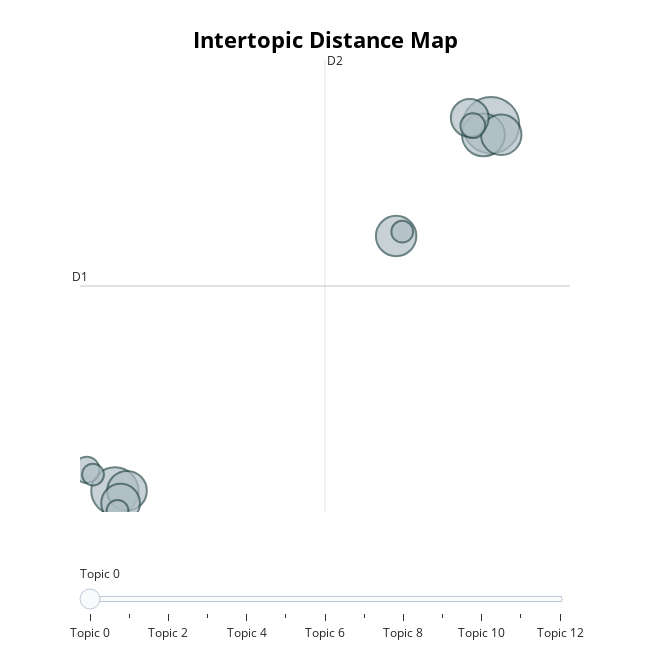
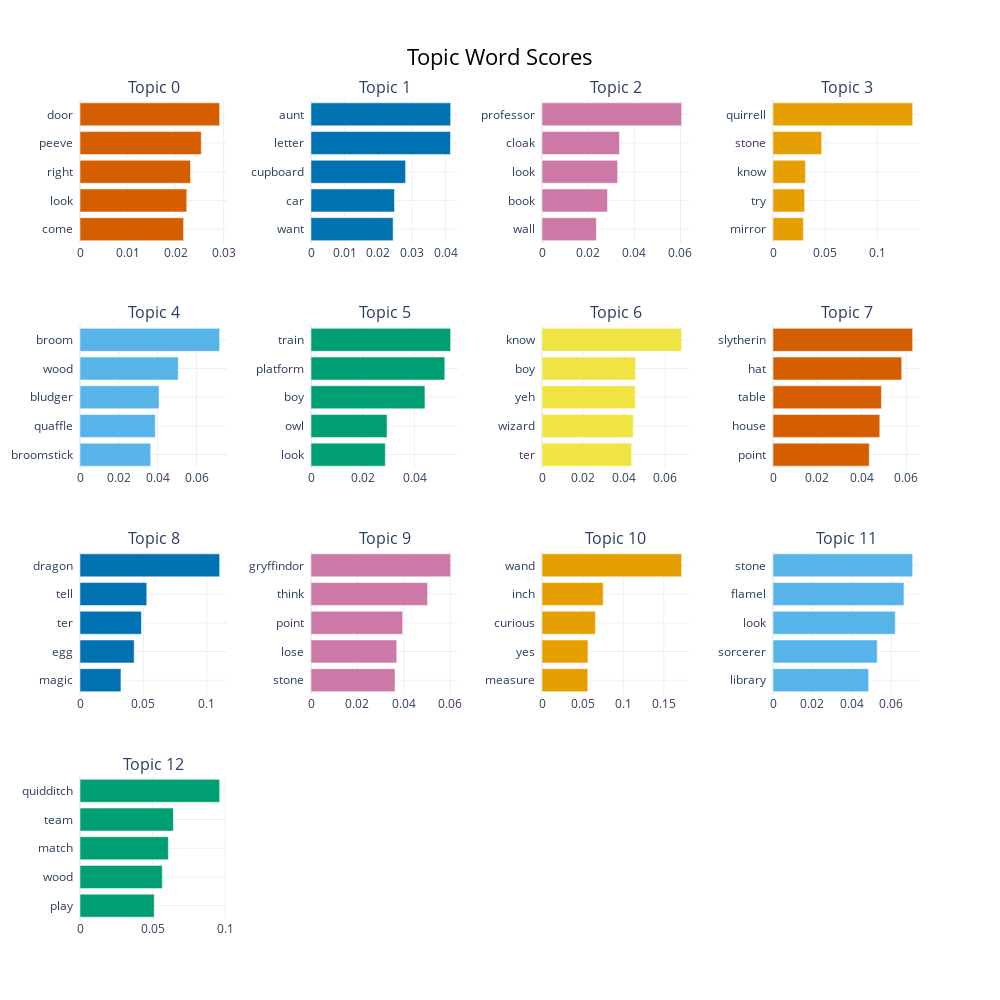

The code cell stored with these charts, in order, in its notebook:
### Code cell
# 🔢 Funkcija za broj pravih tema (isključujući outlier -1)
def count_true_topics(topic_info_df):
    return topic_info_df[topic_info_df.Topic != -1].shape[0]

# 🥇 Izbor najboljeg modela po broju pravih tema
best_bertopic = max(bertopic_results, key=lambda x: count_true_topics(x["topic_info"]))
best_model = best_bertopic["model"]

print("\n🏆 Najbolji BERTopic model:")
print(f"- ngram_range: {best_bertopic['ngram']}")
print(f"- min_topic_size: {best_bertopic['min_topic_size']}")
print(f"- Broj pravih tema: {count_true_topics(best_bertopic['topic_info'])}")

# 🧾 Prikaz svih 13 tema
print("\n📄 Sve teme:")
topic_info = best_model.get_topic_info()
print(topic_info[topic_info.Topic != -1].head(13))  # samo 13 tema, bez -1 outlier-a

# 📊 Interaktivna vizualizacija svih tema
best_model.visualize_topics().show()

# 📈 Bar chart za svih 13 tema
best_model.visualize_barchart(top_n_topics=13).show()

### Figure 1 — Plotly figure (JSON) as saved in the notebook; plotly's stock layout.template omitted (floating-point values rounded to 4 significant figures)
{"data": [{"customdata": [[0, "door | peeve | right | look | come", 47], [1, "aunt | letter | cupboard | car | want", 33], [2, "professor | cloak | look | book | wall", 27], [3, "quirrell | stone | know | try | mirror", 24], [4, "broom | wood | bludger | quaffle | broomstick", 24], [5, "train | platform | boy | owl | look", 23], [6, "know | boy | yeh | wizard | ter", 22], [7, "slytherin | hat | table | house | point", 21], [8, "dragon | tell | ter | egg | magic", 10], [9, "gryffindor | think | point | lose | stone", 9], [10, "wand | inch | curious | yes | measure", 7], [11, "stone | flamel | look | sorcerer | library", 7], [12, "quidditch | team | match | wood | play", 7]], "hovertemplate": "<b>Topic %{customdata[0]}</b><br>%{customdata[1]}<br>Size: %{customdata[2]}", "legendgroup": "", "marker": {"color": "#B0BEC5", "line": {"color": "DarkSlateGrey", "width": 2}, "size": [47, 33, 27, 24, 24, 23, 22, 21, 10, 9, 7, 7, 7], "sizemode": "area", "sizeref": 0.02937, "symbol": "circle"}, "mode": "markers", "name": "", "orientation": "v", "showlegend": false, "type": "scatter", "x": [17.07, 2.748, 16.78, 17.46, 13.46, 3.209, 2.963, 16.26, 1.669, 16.38, 2.847, 1.913, 13.69], "xaxis": "x", "y": [20.55, 0.676, 20.03, 20.03, 14.53, 0.685, 0.005305, 20.95, 1.818, 20.52, -0.4117, 1.56, 14.76], "yaxis": "y"}], "layout": {"annotations": [{"showarrow": false, "text": "D1", "x": 1.418, "y": 11.81, "yshift": 10}, {"showarrow": false, "text": "D2", "x": 10.75, "xshift": 10, "y": 24.09}], "height": 650, "hoverlabel": {"bgcolor": "white", "font": {"family": "Rockwell", "size": 16}}, "legend": {"itemsizing": "constant", "tracegroupgap": 0}, "margin": {"t": 60}, "shapes": [{"line": {"color": "#CFD8DC", "width": 2}, "type": "line", "x0": 10.75, "x1": 10.75, "y0": -0.4735, "y1": 24.09}, {"line": {"color": "#9E9E9E", "width": 2}, "type": "line", "x0": 1.418, "x1": 20.08, "y0": 11.81, "y1": 11.81}], "sliders": [{"active": 0, "pad": {"t": 50}, "steps": [{"args": [{"marker.color": [["red", "#B0BEC5", "#B0BEC5", "#B0BEC5", "#B0BEC5", "#B0BEC5", "#B0BEC5", "#B0BEC5", "#B0BEC5", "#B0BEC5", "#B0BEC5", "#B0BEC5", "#B0BEC5"]]}], "label": "Topic 0", "method": "update"}, {"args": [{"marker.color": [["#B0BEC5", "red", "#B0BEC5", "#B0BEC5", "#B0BEC5", "#B0BEC5", "#B0BEC5", "#B0BEC5", "#B0BEC5", "#B0BEC5", "#B0BEC5", "#B0BEC5", "#B0BEC5"]]}], "label": "Topic 1", "method": "update"}, {"args": [{"marker.color": [["#B0BEC5", "#B0BEC5", "red", "#B0BEC5", "#B0BEC5", "#B0BEC5", "#B0BEC5", "#B0BEC5", "#B0BEC5", "#B0BEC5", "#B0BEC5", "#B0BEC5", "#B0BEC5"]]}], "label": "Topic 2", "method": "update"}, {"args": [{"marker.color": [["#B0BEC5", "#B0BEC5", "#B0BEC5", "red", "#B0BEC5", "#B0BEC5", "#B0BEC5", "#B0BEC5", "#B0BEC5", "#B0BEC5", "#B0BEC5", "#B0BEC5", "#B0BEC5"]]}], "label": "Topic 3", "method": "update"}, {"args": [{"marker.color": [["#B0BEC5", "#B0BEC5", "#B0BEC5", "#B0BEC5", "red", "#B0BEC5", "#B0BEC5", "#B0BEC5", "#B0BEC5", "#B0BEC5", "#B0BEC5", "#B0BEC5", "#B0BEC5"]]}], "label": "Topic 4", "method": "update"}, {"args": [{"marker.color": [["#B0BEC5", "#B0BEC5", "#B0BEC5", "#B0BEC5", "#B0BEC5", "red", "#B0BEC5", "#B0BEC5", "#B0BEC5", "#B0BEC5", "#B0BEC5", "#B0BEC5", "#B0BEC5"]]}], "label": "Topic 5", "method": "update"}, {"args": [{"marker.color": [["#B0BEC5", "#B0BEC5", "#B0BEC5", "#B0BEC5", "#B0BEC5", "#B0BEC5", "red", "#B0BEC5", "#B0BEC5", "#B0BEC5", "#B0BEC5", "#B0BEC5", "#B0BEC5"]]}], "label": "Topic 6", "method": "update"}, {"args": [{"marker.color": [["#B0BEC5", "#B0BEC5", "#B0BEC5", "#B0BEC5", "#B0BEC5", "#B0BEC5", "#B0BEC5", "red", "#B0BEC5", "#B0BEC5", "#B0BEC5", "#B0BEC5", "#B0BEC5"]]}], "label": "Topic 7", "method": "update"}, {"args": [{"marker.color": [["#B0BEC5", "#B0BEC5", "#B0BEC5", "#B0BEC5", "#B0BEC5", "#B0BEC5", "#B0BEC5", "#B0BEC5", "red", "#B0BEC5", "#B0BEC5", "#B0BEC5", "#B0BEC5"]]}], "label": "Topic 8", "method": "update"}, {"args": [{"marker.color": [["#B0BEC5", "#B0BEC5", "#B0BEC5", "#B0BEC5", "#B0BEC5", "#B0BEC5", "#B0BEC5", "#B0BEC5", "#B0BEC5", "red", "#B0BEC5", "#B0BEC5", "#B0BEC5"]]}], "label": "Topic 9", "method": "update"}, {"args": [{"marker.color": [["#B0BEC5", "#B0BEC5", "#B0BEC5", "#B0BEC5", "#B0BEC5", "#B0BEC5", "#B0BEC5", "#B0BEC5", "#B0BEC5", "#B0BEC5", "red", "#B0BEC5", "#B0BEC5"]]}], "label": "Topic 10", "method": "update"}, {"args": [{"marker.color": [["#B0BEC5", "#B0BEC5", "#B0BEC5", "#B0BEC5", "#B0BEC5", "#B0BEC5", "#B0BEC5", "#B0BEC5", "#B0BEC5", "#B0BEC5", "#B0BEC5", "red", "#B0BEC5"]]}], "label": "Topic 11", "method": "update"}, {"args": [{"marker.color": [["#B0BEC5", "#B0BEC5", "#B0BEC5", "#B0BEC5", "#B0BEC5", "#B0BEC5", "#B0BEC5", "#B0BEC5", "#B0BEC5", "#B0BEC5", "#B0BEC5", "#B0BEC5", "red"]]}], "label": "Topic 12", "method": "update"}]}], "title": {"font": {"color": "Black", "size": 22}, "text": "<b>Intertopic Distance Map</b>", "x": 0.5, "xanchor": "center", "y": 0.95, "yanchor": "top"}, "width": 650, "xaxis": {"anchor": "y", "domain": [0, 1], "range": [1.418, 20.08], "title": {"text": ""}, "visible": false}, "yaxis": {"anchor": "x", "domain": [0, 1], "range": [-0.4735, 24.09], "title": {"text": ""}, "visible": false}}}

### Figure 2 — Plotly figure (JSON) as saved in the notebook; plotly's stock layout.template omitted (floating-point values rounded to 4 significant figures)
{"data": [{"marker": {"color": "#D55E00"}, "orientation": "h", "type": "bar", "x": [0.02163, 0.0223, 0.02309, 0.02533, 0.02917], "xaxis": "x", "y": ["come  ", "look  ", "right  ", "peeve  ", "door  "], "yaxis": "y"}, {"marker": {"color": "#0072B2"}, "orientation": "h", "type": "bar", "x": [0.02441, 0.0248, 0.02811, 0.04144, 0.0415], "xaxis": "x2", "y": ["want  ", "car  ", "cupboard  ", "letter  ", "aunt  "], "yaxis": "y2"}, {"marker": {"color": "#CC79A7"}, "orientation": "h", "type": "bar", "x": [0.02356, 0.02839, 0.03277, 0.03355, 0.0605], "xaxis": "x3", "y": ["wall  ", "book  ", "look  ", "cloak  ", "professor  "], "yaxis": "y3"}, {"marker": {"color": "#E69F00"}, "orientation": "h", "type": "bar", "x": [0.02914, 0.03033, 0.03111, 0.04665, 0.1338], "xaxis": "x4", "y": ["mirror  ", "try  ", "know  ", "stone  ", "quirrell  "], "yaxis": "y4"}, {"marker": {"color": "#56B4E9"}, "orientation": "h", "type": "bar", "x": [0.03641, 0.03877, 0.04068, 0.0506, 0.07191], "xaxis": "x5", "y": ["broomstick  ", "quaffle  ", "bludger  ", "wood  ", "broom  "], "yaxis": "y5"}, {"marker": {"color": "#009E73"}, "orientation": "h", "type": "bar", "x": [0.02873, 0.02937, 0.04403, 0.0517, 0.05397], "xaxis": "x6", "y": ["look  ", "owl  ", "boy  ", "platform  ", "train  "], "yaxis": "y6"}, {"marker": {"color": "#F0E442"}, "orientation": "h", "type": "bar", "x": [0.04369, 0.04449, 0.04545, 0.0456, 0.0681], "xaxis": "x7", "y": ["ter  ", "wizard  ", "yeh  ", "boy  ", "know  "], "yaxis": "y7"}, {"marker": {"color": "#D55E00"}, "orientation": "h", "type": "bar", "x": [0.04329, 0.04803, 0.04877, 0.05791, 0.06282], "xaxis": "x8", "y": ["point  ", "house  ", "table  ", "hat  ", "slytherin  "], "yaxis": "y8"}, {"marker": {"color": "#0072B2"}, "orientation": "h", "type": "bar", "x": [0.0323, 0.04272, 0.04845, 0.05265, 0.1102], "xaxis": "x9", "y": ["magic  ", "egg  ", "ter  ", "tell  ", "dragon  "], "yaxis": "y9"}, {"marker": {"color": "#CC79A7"}, "orientation": "h", "type": "bar", "x": [0.03627, 0.03701, 0.03955, 0.0503, 0.06026], "xaxis": "x10", "y": ["stone  ", "lose  ", "point  ", "think  ", "gryffindor  "], "yaxis": "y10"}, {"marker": {"color": "#E69F00"}, "orientation": "h", "type": "bar", "x": [0.05638, 0.05657, 0.06577, 0.07539, 0.1719], "xaxis": "x11", "y": ["measure  ", "yes  ", "curious  ", "inch  ", "wand  "], "yaxis": "y11"}, {"marker": {"color": "#56B4E9"}, "orientation": "h", "type": "bar", "x": [0.04847, 0.05285, 0.06198, 0.06638, 0.07079], "xaxis": "x12", "y": ["library  ", "sorcerer  ", "look  ", "flamel  ", "stone  "], "yaxis": "y12"}, {"marker": {"color": "#009E73"}, "orientation": "h", "type": "bar", "x": [0.05121, 0.05675, 0.06094, 0.06441, 0.0963], "xaxis": "x13", "y": ["play  ", "wood  ", "match  ", "team  ", "quidditch  "], "yaxis": "y13"}], "layout": {"annotations": [{"font": {"size": 16}, "showarrow": false, "text": "Topic 0", "x": 0.0875, "xanchor": "center", "xref": "paper", "y": 1, "yanchor": "bottom", "yref": "paper"}, {"font": {"size": 16}, "showarrow": false, "text": "Topic 1", "x": 0.3625, "xanchor": "center", "xref": "paper", "y": 1, "yanchor": "bottom", "yref": "paper"}, {"font": {"size": 16}, "showarrow": false, "text": "Topic 2", "x": 0.6375, "xanchor": "center", "xref": "paper", "y": 1, "yanchor": "bottom", "yref": "paper"}, {"font": {"size": 16}, "showarrow": false, "text": "Topic 3", "x": 0.9125, "xanchor": "center", "xref": "paper", "y": 1, "yanchor": "bottom", "yref": "paper"}, {"font": {"size": 16}, "showarrow": false, "text": "Topic 4", "x": 0.0875, "xanchor": "center", "xref": "paper", "y": 0.725, "yanchor": "bottom", "yref": "paper"}, {"font": {"size": 16}, "showarrow": false, "text": "Topic 5", "x": 0.3625, "xanchor": "center", "xref": "paper", "y": 0.725, "yanchor": "bottom", "yref": "paper"}, {"font": {"size": 16}, "showarrow": false, "text": "Topic 6", "x": 0.6375, "xanchor": "center", "xref": "paper", "y": 0.725, "yanchor": "bottom", "yref": "paper"}, {"font": {"size": 16}, "showarrow": false, "text": "Topic 7", "x": 0.9125, "xanchor": "center", "xref": "paper", "y": 0.725, "yanchor": "bottom", "yref": "paper"}, {"font": {"size": 16}, "showarrow": false, "text": "Topic 8", "x": 0.0875, "xanchor": "center", "xref": "paper", "y": 0.45, "yanchor": "bottom", "yref": "paper"}, {"font": {"size": 16}, "showarrow": false, "text": "Topic 9", "x": 0.3625, "xanchor": "center", "xref": "paper", "y": 0.45, "yanchor": "bottom", "yref": "paper"}, {"font": {"size": 16}, "showarrow": false, "text": "Topic 10", "x": 0.6375, "xanchor": "center", "xref": "paper", "y": 0.45, "yanchor": "bottom", "yref": "paper"}, {"font": {"size": 16}, "showarrow": false, "text": "Topic 11", "x": 0.9125, "xanchor": "center", "xref": "paper", "y": 0.45, "yanchor": "bottom", "yref": "paper"}, {"font": {"size": 16}, "showarrow": false, "text": "Topic 12", "x": 0.0875, "xanchor": "center", "xref": "paper", "y": 0.175, "yanchor": "bottom", "yref": "paper"}], "height": 1000, "hoverlabel": {"bgcolor": "white", "font": {"family": "Rockwell", "size": 16}}, "showlegend": false, "title": {"font": {"color": "Black", "size": 22}, "text": "Topic Word Scores", "x": 0.5, "xanchor": "center", "yanchor": "top"}, "width": 1000, "xaxis": {"anchor": "y", "domain": [0, 0.175], "showgrid": true}, "xaxis10": {"anchor": "y10", "domain": [0.275, 0.45], "showgrid": true}, "xaxis11": {"anchor": "y11", "domain": [0.55, 0.725], "showgrid": true}, "xaxis12": {"anchor": "y12", "domain": [0.825, 1], "showgrid": true}, "xaxis13": {"anchor": "y13", "domain": [0, 0.175], "showgrid": true}, "xaxis14": {"anchor": "y14", "domain": [0.275, 0.45], "showgrid": true}, "xaxis15": {"anchor": "y15", "domain": [0.55, 0.725], "showgrid": true}, "xaxis16": {"anchor": "y16", "domain": [0.825, 1], "showgrid": true}, "xaxis2": {"anchor": "y2", "domain": [0.275, 0.45], "showgrid": true}, "xaxis3": {"anchor": "y3", "domain": [0.55, 0.725], "showgrid": true}, "xaxis4": {"anchor": "y4", "domain": [0.825, 1], "showgrid": true}, "xaxis5": {"anchor": "y5", "domain": [0, 0.175], "showgrid": true}, "xaxis6": {"anchor": "y6", "domain": [0.275, 0.45], "showgrid": true}, "xaxis7": {"anchor": "y7", "domain": [0.55, 0.725], "showgrid": true}, "xaxis8": {"anchor": "y8", "domain": [0.825, 1], "showgrid": true}, "xaxis9": {"anchor": "y9", "domain": [0, 0.175], "showgrid": true}, "yaxis": {"anchor": "x", "domain": [0.825, 1], "showgrid": true}, "yaxis10": {"anchor": "x10", "domain": [0.275, 0.45], "showgrid": true}, "yaxis11": {"anchor": "x11", "domain": [0.275, 0.45], "showgrid": true}, "yaxis12": {"anchor": "x12", "domain": [0.275, 0.45], "showgrid": true}, "yaxis13": {"anchor": "x13", "domain": [0, 0.175], "showgrid": true}, "yaxis14": {"anchor": "x14", "domain": [0, 0.175], "showgrid": true}, "yaxis15": {"anchor": "x15", "domain": [0, 0.175], "showgrid": true}, "yaxis16": {"anchor": "x16", "domain": [0, 0.175], "showgrid": true}, "yaxis2": {"anchor": "x2", "domain": [0.825, 1], "showgrid": true}, "yaxis3": {"anchor": "x3", "domain": [0.825, 1], "showgrid": true}, "yaxis4": {"anchor": "x4", "domain": [0.825, 1], "showgrid": true}, "yaxis5": {"anchor": "x5", "domain": [0.55, 0.725], "showgrid": true}, "yaxis6": {"anchor": "x6", "domain": [0.55, 0.725], "showgrid": true}, "yaxis7": {"anchor": "x7", "domain": [0.55, 0.725], "showgrid": true}, "yaxis8": {"anchor": "x8", "domain": [0.55, 0.725], "showgrid": true}, "yaxis9": {"anchor": "x9", "domain": [0.275, 0.45], "showgrid": true}}}
